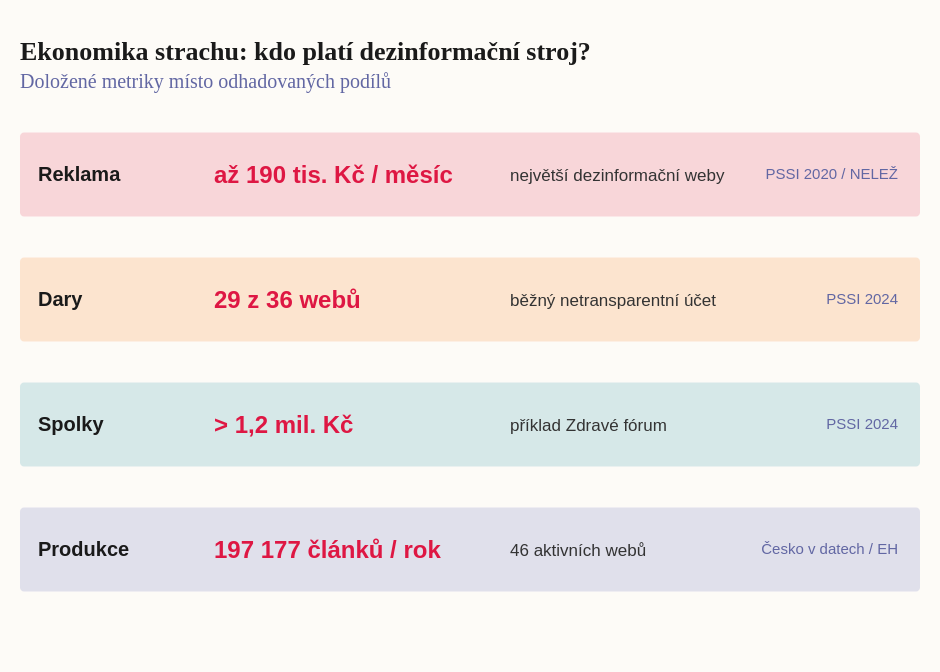

Describe this chart as a Vega-Lite specification.
### Vega-Lite specification from a JSON file in a GitHub repository (floating-point values rounded to 4 significant figures)
{"_source": "Zdroje: Česko v datech (20. 9. 2022; data Bezpečnostního centra Evropské hodnoty): 46 aktivních prokremelsky orientovaných dezinformačních webů a 197 177 článků za rok; NELEŽ: dezinformační weby jsou financovány převážně z darů a reklamy, PSSI 2020 odhad až 190 tis. Kč měsíčně pro největší weby; PSSI, Dezinformační aktéři v šedé zóně zákona a etického byznysu, září 2024: 36 webů financovaných dary, 29 z nich (80 %) používalo běžný netransparentní účet; případ Zdravé fórum přes 1,2 mil. Kč.", "$schema": "https://vega.github.io/schema/vega-lite/v5.json", "description": "Ekonomika strachu: doložené zdroje financování a měřítko české dezinformační scény", "width": 450, "height": 250, "padding": {"top": 20, "left": 10, "right": 10, "bottom": 30}, "autosize": {"type": "pad", "resize": true}, "background": "#fdfbf7", "title": {"text": "Ekonomika strachu: kdo platí dezinformační stroj?", "subtitle": "Doložené metriky místo odhadovaných podílů", "font": "Roboto Slab", "fontSize": 13, "fontWeight": "bold", "anchor": "start", "color": "#1a1a1a", "subtitleFont": "Work Sans", "subtitleFontSize": 10, "subtitleColor": "#6267a3", "offset": 10}, "data": {"values": [{"metric": "Reklama", "value": "až 190 tis. Kč / měsíc", "detail": "největší dezinformační weby", "source": "PSSI 2020 / NELEŽ"}, {"metric": "Dary", "value": "29 z 36 webů", "detail": "běžný netransparentní účet", "source": "PSSI 2024"}, {"metric": "Spolky", "value": "> 1,2 mil. Kč", "detail": "příklad Zdravé fórum", "source": "PSSI 2024"}, {"metric": "Produkce", "value": "197 177 článků / rok", "detail": "46 aktivních webů", "source": "Česko v datech / EH"}]}, "layer": [{"mark": {"type": "rect", "height": 42, "cornerRadius": 2}, "encoding": {"y": {"field": "metric", "type": "nominal", "sort": ["Reklama", "Dary", "Spolky", "Produkce"], "axis": null}, "color": {"field": "metric", "type": "nominal", "scale": {"domain": ["Reklama", "Dary", "Spolky", "Produkce"], "range": ["#de1743", "#f76800", "#0e839e", "#4a51ab"]}, "legend": null}, "opacity": {"value": 0.16}}}, {"mark": {"type": "text", "align": "left", "baseline": "middle", "dx": -216, "fontSize": 10, "fontWeight": "bold", "color": "#1a1a1a"}, "encoding": {"y": {"field": "metric", "type": "nominal", "sort": ["Reklama", "Dary", "Spolky", "Produkce"], "axis": null}, "text": {"field": "metric"}}}, {"mark": {"type": "text", "align": "left", "baseline": "middle", "dx": -128, "fontSize": 12, "fontWeight": "bold", "color": "#de1743"}, "encoding": {"y": {"field": "metric", "type": "nominal", "sort": ["Reklama", "Dary", "Spolky", "Produkce"], "axis": null}, "text": {"field": "value"}}}, {"mark": {"type": "text", "align": "left", "baseline": "middle", "dx": 20, "fontSize": 8.5, "color": "#333333"}, "encoding": {"y": {"field": "metric", "type": "nominal", "sort": ["Reklama", "Dary", "Spolky", "Produkce"], "axis": null}, "text": {"field": "detail"}}}, {"mark": {"type": "text", "align": "right", "baseline": "middle", "dx": 214, "fontSize": 7.5, "color": "#6267a3"}, "encoding": {"y": {"field": "metric", "type": "nominal", "sort": ["Reklama", "Dary", "Spolky", "Produkce"], "axis": null}, "text": {"field": "source"}}}], "config": {"view": {"stroke": "transparent"}}}
